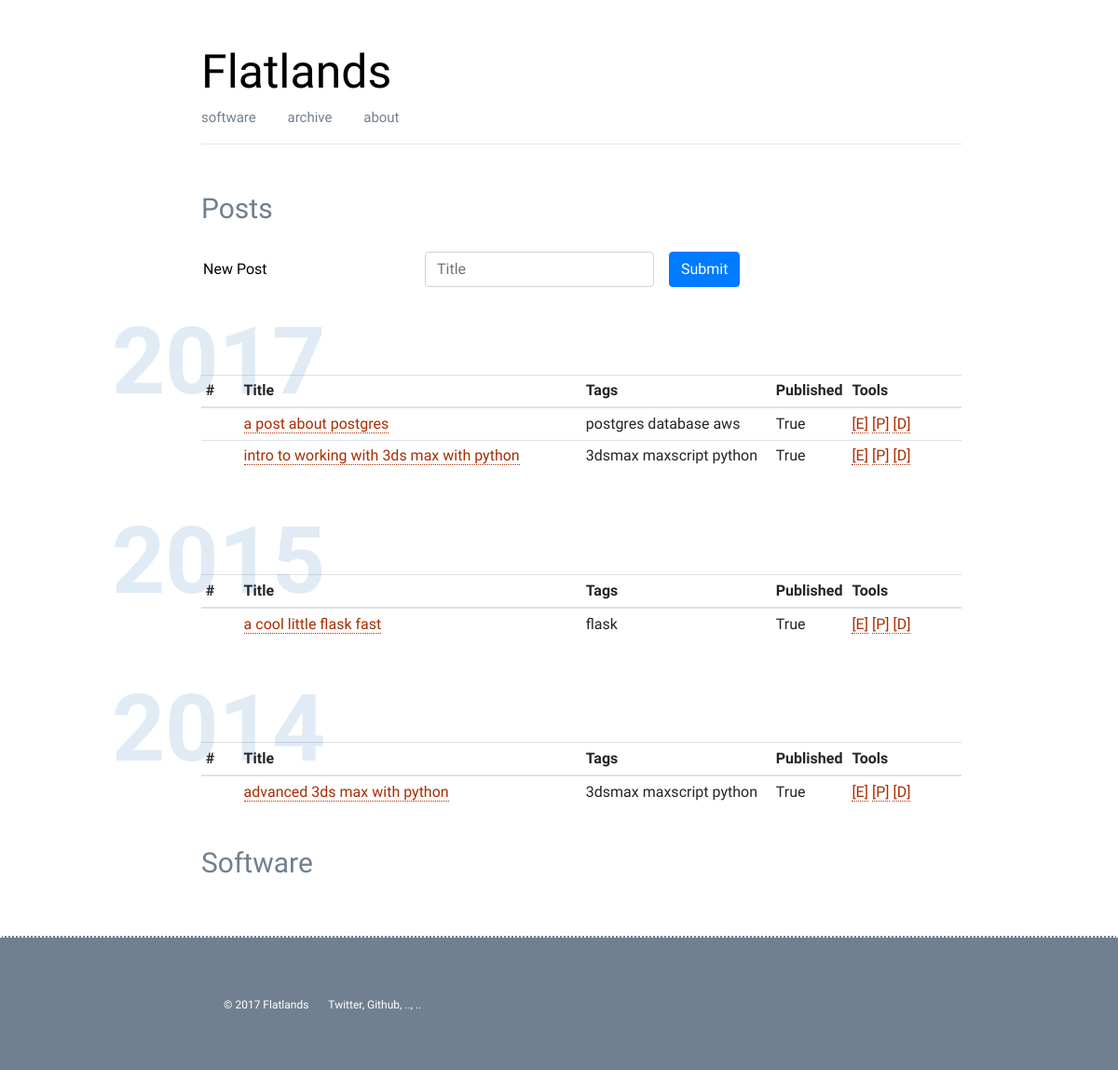
The page /blog/new on the database its author committed.
### app.py (models this page shows, shortened)
class Post(db.Model):
    id = db.Column(db.Integer, primary_key=True)
    title = db.Column(db.String())
    author = db.Column(db.String())
    tags = db.Column(db.String())
    strap = db.Column(db.String())
    content = db.Column(db.String())
    pub_date = db.Column(db.String())
    published = db.Column(db.String())

### app.py (the view, shortened to what this page needs)
@app.route('/blog/new', methods=['GET', 'POST'])
def post_new():
    posts = modules.database.to_json(Post.query.all())
    years = modules.database.get_post_years(posts)
    return render_template('settings.html', posts=posts, years=years)

### modules/database.py (called while the page is built)
def to_json(results):
    result = {}
    item = {}
    count = 1
    for row in results:
        for k, v in row.__dict__.items():
            if not k.startswith('_') and k != 'id':
                item[k] = v
        result[count] = item
        count += 1
        item = {}
    return result

def get_post_years(posts=None):
    years = []
    for code, data in posts.items():
        day, month, year = data['pub_date'].split('.')
        years.append(year)
    return sorted(list(set(years)), reverse=True)

### templates/settings.html (shortened to what this page needs)
{% extends "base.html" %}
{% block content %}
<div class="sub-nav">Posts</div>
<br>
<div class="blog-post">
    <form class="form-inline" action="/blog/new" method="POST">
        <div class="form-group">
            <input type="text" readonly class="form-control-plaintext" id="newPost" value="New Post">
        </div>
        <div class="form-group mx-sm-3">
            <input type="input" class="form-control" name="inputTitle" id="inputTitle" placeholder="Title">
        </div>
        <button type="submit" class="btn btn-primary">Submit</button>
    </form>
</div>
{% for year in years %}
<div class="section-head"><h4>{{ year }}</h4></div>
<br>
<div class="blog-post">
<table class="table table-hover table-sm">
    <thead>
      <tr>
        <th style="width:5%" scope="col">#</th>
        <th style="width:45%" scope="col">Title</th>
        <th style="width:25%" scope="col">Tags</th>
        <th style="width:10%" scope="col">Published</th>
        <th style="width:15%" scope="col">Tools</th>
      </tr>
    </thead>
    <tbody>
    {% for code, data in posts.items() %}
        {% if data.pub_date.endswith(year) %}
            {% if data.published == 'True' %}
              <tr>
            {% else %}
              <tr class="table-danger">
            {% endif %}
                    <th scope="row">{{data.id}}</th>
                    <td><a href="/blog/{{data.title.replace(' ', '-')}}">{{data.title}}</a></td>
                    <td>{{data.tags}}</td>
                    <td>{{data.published}}</td>
                    <td>
                        <a href="/blog/edit/{{data.title.replace(' ', '-')}}">[E]</a>
                        <a href="/blog/publish/{{data.title.replace(' ', '-')}}">[P]</a>
                        <a href="/blog/delete/{{data.title.replace(' ', '-')}}">[D]</a>
                    </td>
              </tr>
        {% endif %}
    {% endfor %}
</tbody>
</table>
</div>
{% endfor %}
<div class="sub-nav">Software</div>
{% endblock %}

### static/css/main.css (style rules this page uses)
body { margin: 0; font-family: 'Maven Pro', sans-serif; }
.sub-nav { padding-left: 10%; color: slategray; word-spacing: 30px; font-size: 30px; }
.section-head { color: rgba(0, 92, 173, 0.12); height: 50px; }
.section-head h4 { font-weight: bold; font-size: 100px; }
.blog-post { padding-left: 10%; padding-right: 5%; padding-bottom: 20px; }
.blog-post a { color: rgb(168, 45, 0); text-decoration: none; border-width: 1px; border-bottom-style: dotted; }

### rows shown on the page
Post: title "a post about postgres", tags "postgres database aws", published "True"
Post: title "intro to working with 3ds max with python", tags "3dsmax maxscript python", published "True"
Post: title "a cool little flask fast", tags "flask", published "True"
Post: title "advanced 3ds max with python", tags "3dsmax maxscript python", published "True"

### other values the page prints
{{ year }} "2017" "2015" "2014"
